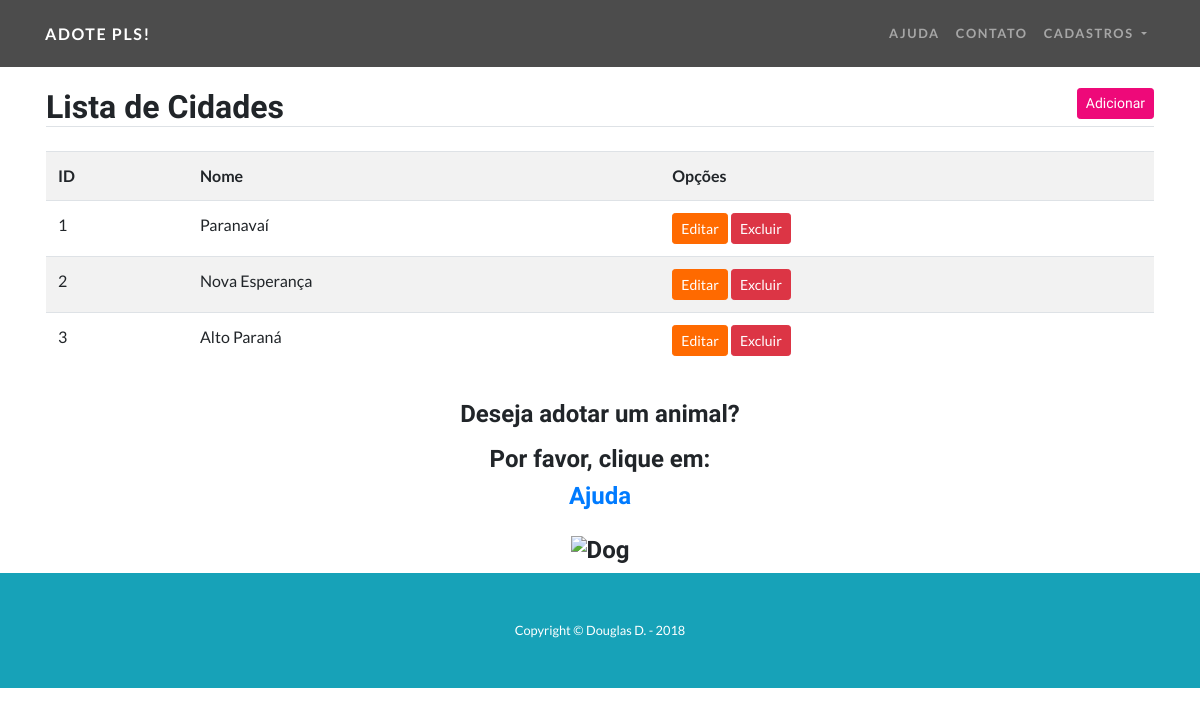
The page /listar/cidades/ on the database its author committed.
### animais/models.py (models this page shows, shortened)
class Cidade(models.Model):
    nome = models.CharField(max_length=50)
    estado = models.CharField(max_length=2, help_text='Informe apenas a sigla')

### animais/views.py (the view)
# urls.py: path('listar/cidades/', CidadeList.as_view(), name="listar-cidades"),
class CidadeList(ListView):
    model = Cidade
    template_name = 'cidade_list.html'

### animais/templates/cidade_list.html (shortened to what this page needs)
{% extends 'modelo.html' %}
{% block conteudo %}
<div class="container">
  <div class="row mt-5">
    <div class="col-sm p-3 mt-4">
      <h2 class="border-bottom">
        Lista de Cidades
        <a href="{% url 'inserir-cidade' %}" class="float-right btn btn-primary btn-sm">
          Adicionar
        </a>
      </h2>
      <table class="table table-striped mt-4">
        <tr>
          <th>ID</th>
          <th>Nome</th>
          <th>Opções</th>
        </tr>
        {% for cidade in object_list %}
          <tr>
            <td>{{cidade.id}}</td>
            <td>{{cidade.nome}}</td>
            <td>
              <a href="{% url 'editar-cidade' cidade.id %}" class="btn btn-secondary btn-sm">
                Editar
              </a>
              <a href="{% url 'excluir-cidade' cidade.id %}" class="btn btn-danger btn-sm">
                Excluir
              </a>
            </td>
          </tr>
        {% empty %}
            <tr>
              <td colspan="3">Nenhuma cidade cadastrada!</td>
            </tr>
        {% endfor %}
      </table>
    </div>
  </div>
</div>
{% endblock %}

### static/css/one-page-wonder.css (style rules this page uses)
body { font-family: 'Lato'; }
h1, h2, h3, h4, h5, h6 { font-family: 'Catamaran'; font-weight: 800 !important; }
.btn-primary { background-color: #ee0979; border-color: #ee0979; }
.btn-secondary { background-color: #ff6a00; border-color: #ff6a00; }

### rows shown on the page
Cidade: id "1", nome "Paranavaí"
Cidade: id "2", nome "Nova Esperança"
Cidade: id "3", nome "Alto Paraná"
